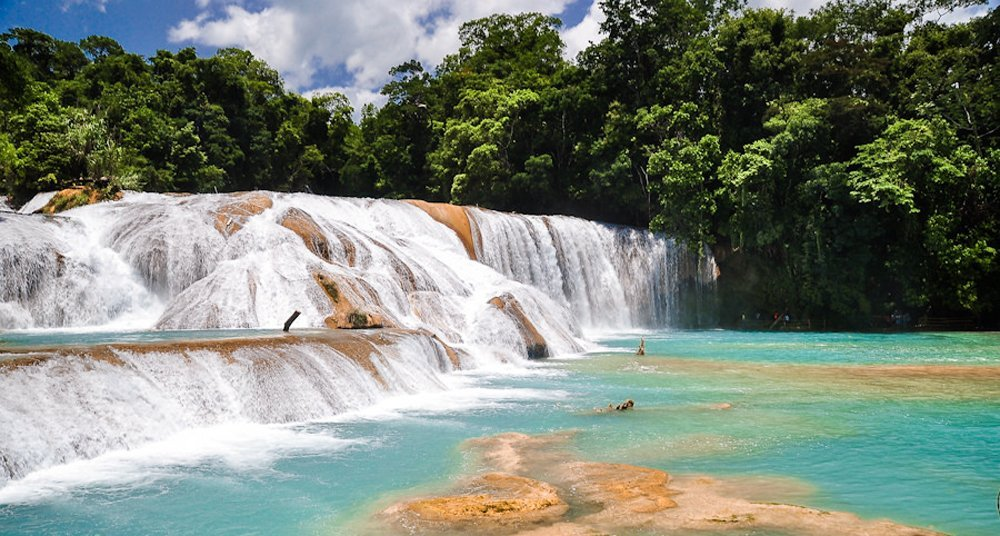
#> input picture Image Processing/aguaazul.jpg, 1000 x 536 px
$ jupyter execute 'Bilinear image resizing.ipynb'
#> lines starting #> are read from the running program, lines starting #| are printed output that depends on the picture
[cell 1]
from skimage import io, transform
from matplotlib import pyplot as plt
import numpy as np
import math as math

[cell 2]
waterfall = io.imread("aguaazul.jpg")
#> waterfall is the input picture: shape (536, 1000, 3); mean R, G, B 122.7, 131.5, 119.9
plt.imshow(waterfall)

[cell 3]
dummy = transform.resize( waterfall, (12,24))
plt.imshow(dummy)
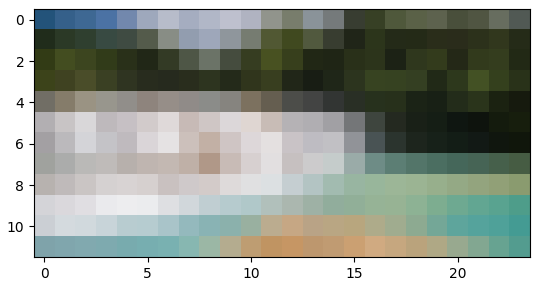
#> figure drawn by matplotlib, 1 panel


$ run again, with Image Processing/tacana.jpg copied over Image Processing/aguaazul.jpg
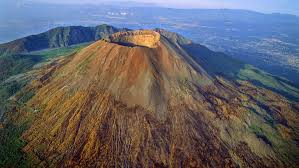
#> input picture Image Processing/tacana.jpg, 299 x 168 px
#> waterfall is the input picture: shape (168, 299, 3); mean R, G, B 100.8, 98, 102.8
#> `[cell 3] dummy = transform.resize( waterfall, (12,24)) plt.imshow(dummy)`:
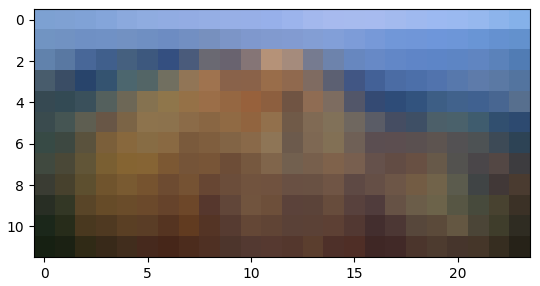
#> figure drawn by matplotlib, 1 panel
